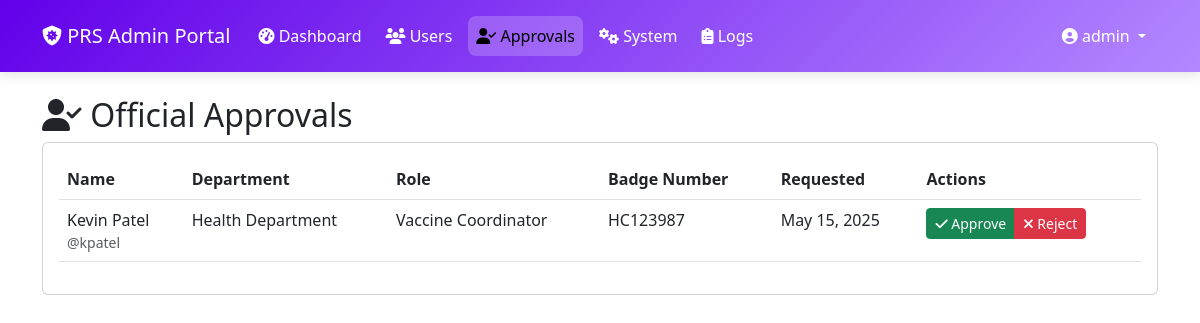
The page /Admin/admin_approvals.php (signed in) on the database its author committed.
### tables this page shows
CREATE TABLE official_approvals (
    approval_id INT AUTO_INCREMENT PRIMARY KEY,
    user_id INT NOT NULL,
    department VARCHAR(100) NOT NULL,
    role VARCHAR(100) NOT NULL,
    badge_number VARCHAR(50) NOT NULL,
    status ENUM('Pending', 'Approved', 'Rejected') NOT NULL DEFAULT 'Pending',
    created_at DATETIME NOT NULL DEFAULT CURRENT_TIMESTAMP,
    processed_by INT NULL,
    processed_at DATETIME NULL,
    FOREIGN KEY (user_id) REFERENCES Users(user_id) ON DELETE CASCADE,
    FOREIGN KEY (processed_by) REFERENCES Users(user_id) ON DELETE SET NULL
);

CREATE TABLE Users (
    user_id INT AUTO_INCREMENT PRIMARY KEY,
    prs_id VARCHAR(10) UNIQUE NOT NULL,
    full_name VARCHAR(100) NOT NULL,
    national_id VARCHAR(50) UNIQUE,
    dob DATE,
    role ENUM('Admin', 'Official', 'Merchant', 'Citizen', 'Pending') NOT NULL,
    username VARCHAR(50) UNIQUE NOT NULL,
    password VARCHAR(255) NOT NULL,
    email VARCHAR(100),
    phone VARCHAR(20),
    address TEXT,
    is_visitor TINYINT(1) DEFAULT 0,
    created_at TIMESTAMP DEFAULT CURRENT_TIMESTAMP,
    last_login TIMESTAMP NULL
);

### Admin/admin_approvals.php (the view, shortened to what this page needs)
<?php
$host = 'localhost';
$db = 'CovidSystem';
$user = 'root';
$pass = '';
try {
    $pdo = new PDO("mysql:host=$host;dbname=$db;charset=utf8mb4", $user, $pass);
    $pdo->setAttribute(PDO::ATTR_ERRMODE, PDO::ERRMODE_EXCEPTION);
    $stmt = $pdo->query("
        SELECT oa.*, u.full_name, u.email, u.username, u.created_at
        FROM official_approvals oa
        JOIN users u ON oa.user_id = u.user_id
        WHERE oa.status = 'Pending'
        ORDER BY oa.created_at DESC
    ");
    $pending_approvals = $stmt->fetchAll(PDO::FETCH_ASSOC);
} catch (PDOException $e) {
    $_SESSION['error_message'] = "Database error: " . $e->getMessage();
}
?>
<!DOCTYPE html>
<html lang="en">
<head>
    <link rel="stylesheet" href="https://cdn.jsdelivr.net/npm/bootstrap@5.3.0/dist/css/bootstrap.min.css">
    <link rel="stylesheet" href="https://cdnjs.cloudflare.com/ajax/libs/font-awesome/6.4.0/css/all.min.css">
    <link rel="stylesheet" href="../css/admin_styles.css">
</head>
<body>
    <nav class="navbar navbar-expand-lg admin-navbar">
        <div class="container">
            <a class="navbar-brand text-white" href="admin_dashboard.php">
                <i class="fas fa-shield-virus"></i> PRS Admin Portal
            </a>
            <div class="collapse navbar-collapse" id="navbarNav">
                <ul class="navbar-nav me-auto">
                    <li class="nav-item">
                        <a class="nav-link" href="admin_dashboard.php">
                            <i class="fas fa-tachometer-alt"></i> Dashboard
                        </a>
                    </li>
                    <li class="nav-item">
                        <a class="nav-link" href="admin_users.php">
                            <i class="fas fa-users"></i> Users
                        </a>
                    </li>
                    <li class="nav-item">
                        <a class="nav-link active" href="admin_approvals.php">
                            <i class="fas fa-user-check"></i> Approvals
                        </a>
                    </li>
                    <li class="nav-item">
                        <a class="nav-link" href="admin_system.php">
                            <i class="fas fa-cogs"></i> System
                        </a>
                    </li>
                    <li class="nav-item">
                        <a class="nav-link" href="admin_logs.php">
                            <i class="fas fa-clipboard-list"></i> Logs
                        </a>
                    </li>
                </ul>
                <ul class="navbar-nav">
                    <li class="nav-item dropdown">
                        <a class="nav-link dropdown-toggle" href="#" id="userDropdown" role="button" data-bs-toggle="dropdown">
                            <i class="fas fa-user-circle"></i> <?php echo htmlspecialchars($_SESSION['username']); ?>
                        </a>
                    </li>
                </ul>
            </div>
        </div>
    </nav>
    <div class="container py-4">
        <h2><i class="fas fa-user-check"></i> Official Approvals</h2>
        <div class="card">
            <div class="card-body">
                <?php if (empty($pending_approvals)): ?>
                    <div class="text-center py-4">
                        <i class="fas fa-check-circle text-success fa-3x mb-3"></i>
                        <p class="text-muted">No pending approvals at this time.</p>
                    </div>
                <?php else: ?>
                    <div class="table-responsive">
                        <table class="table table-hover">
                            <thead>
                                <tr>
                                    <th>Name</th>
                                    <th>Department</th>
                                    <th>Role</th>
                                    <th>Badge Number</th>
                                    <th>Requested</th>
                                    <th>Actions</th>
                                </tr>
                            </thead>
                            <tbody>
                                <?php foreach ($pending_approvals as $approval): ?>
                                    <tr>
                                        <td>
                                            <?php echo htmlspecialchars($approval['full_name']); ?>
                                            <div class="small text-muted">@<?php echo htmlspecialchars($approval['username']); ?></div>
                                        </td>
                                        <td><?php echo htmlspecialchars($approval['department']); ?></td>
                                        <td><?php echo htmlspecialchars($approval['role']); ?></td>
                                        <td><?php echo htmlspecialchars($approval['badge_number']); ?></td>
                                        <td><?php echo date('M d, Y', strtotime($approval['created_at'])); ?></td>
                                        <td>
                                            <div class="btn-group btn-group-sm">
                                                <a href="approve_official.php?id=<?php echo $approval['approval_id']; ?>&action=approve&from=approvals"
                                                   class="btn btn-success">
                                                    <i class="fas fa-check"></i> Approve
                                                </a>
                                                <a href="approve_official.php?id=<?php echo $approval['approval_id']; ?>&action=reject&from=approvals"
                                                   class="btn btn-danger">
                                                    <i class="fas fa-times"></i> Reject
                                                </a>
                                            </div>
                                        </td>
                                    </tr>
                                <?php endforeach; ?>
                            </tbody>
                        </table>
                    </div>
                <?php endif; ?>
            </div>
        </div>
    </div>
</body>
</html>

### css/admin_styles.css (style rules this page uses)
:root { --admin-primary: #6200ea; --admin-secondary: #b388ff; --admin-accent: #03dac6; --admin-danger: #cf6679; --admin-background: #121212; --admin-surface: #1e1e1e; --admin-on-surface: #ffffff; }
.admin-navbar { background: linear-gradient(135deg, var(--admin-primary), var(--admin-secondary)); padding: 1rem; box-shadow: 0 4px 12px rgba(0,0,0,0.1); z-index: 1050; position: relative; }
.admin-navbar .navbar-nav { z-index: 1051; }
.admin-navbar .nav-link { color: white; padding: 0.5rem 1rem; margin: 0 0.25rem; border-radius: 8px; transition: background-color 0.2s; }
.admin-navbar .nav-link.active { background-color: rgba(255,255,255,0.2); font-weight: 500; }
.navbar-nav:last-child { margin-left: auto; }
.container { position: relative; z-index: 1; }
.container > * { position: relative; z-index: 1; }
.btn-group .btn { margin-right: 0; }
.card { position: relative; z-index: 1; }
.py-4 { padding-top: 1.5rem !important; padding-bottom: 1.5rem !important; }

### rows shown on the page
official_approvals: user.full_name "Kevin Patel", user.username "kpatel", department "Health Department", role "Vaccine Coordinator", badge_number "HC123987", user.created_at "May 15, 2025"

### other values the page prints
$_SESSION['username'] "admin"
